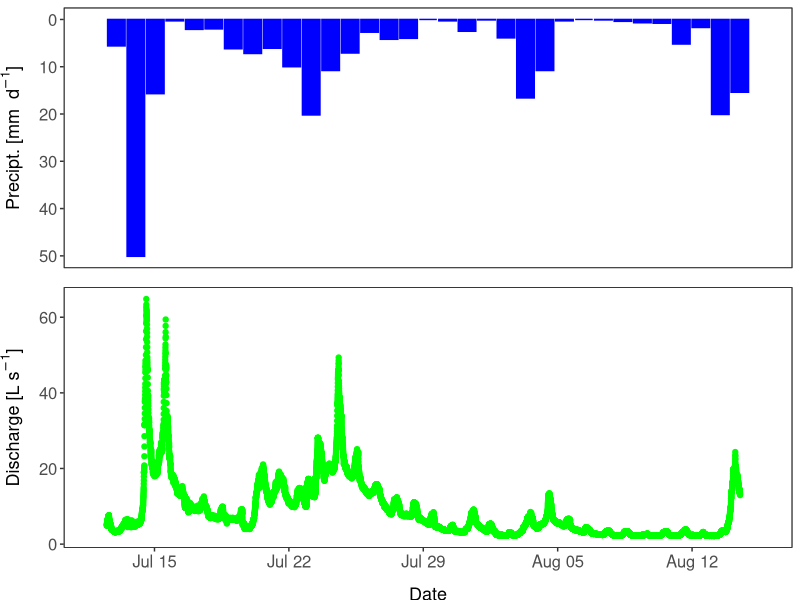
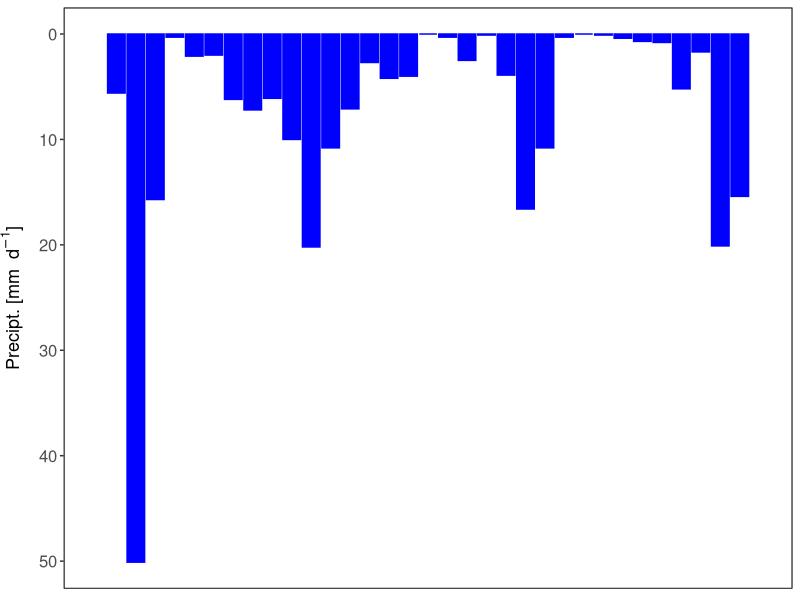
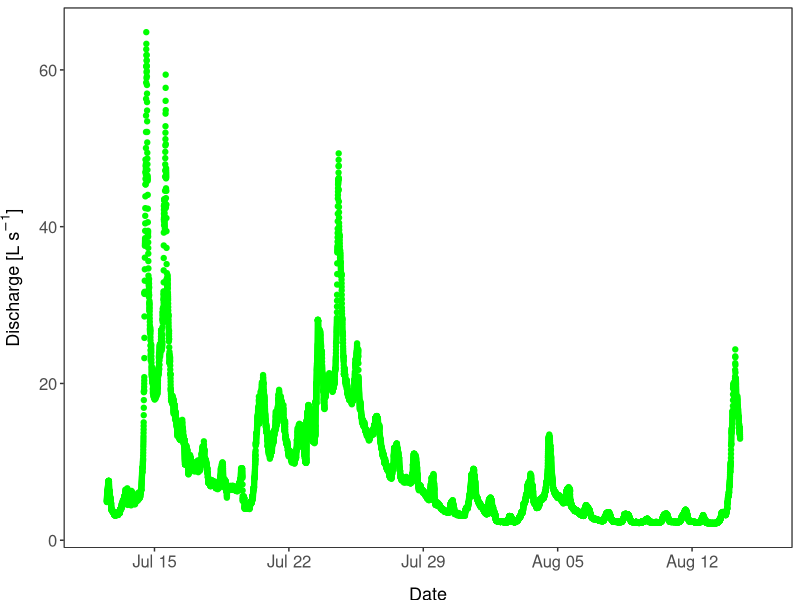

Here is the R script that generated these plots, in order:
#Whitmore_et_al_2021
#supp fig 2

library(here)
library(tidyr)
library(dplyr)
library(ggplot2)
library(ggpubr)
library(grid)


##############################
######Supporting figures######
##############################

SupportingFig <- read.csv(here::here("data/PrecipitationData.csv"))

SupportingFig$DateTime <- as.POSIXct(SupportingFig$DateTime, format="%m/%d/%Y %H:%M", tz="UTC")
# convert discharge from m3p per s to L per s
SupportingFig$stn1_Q <- SupportingFig$stn1_Q * 1000

SupportingFig <- SupportingFig %>%
  select(DateTime, ppt_mm, ppt24Tot, stn1_Q)



SupportingFig$Date <- as.Date(SupportingFig$DateTime)
SupportingFig.sum <- SupportingFig %>%
  group_by(Date) %>%
  drop_na(ppt_mm) %>%
  summarize(
    sum.ppt = sum(ppt_mm)) %>%
  drop_na(Date) %>%
  filter(Date > "2019-07-11")
SupportingFig.sum$Time <- "12:00:00"
SupportingFig.sum$DateTime <- paste(SupportingFig.sum$Date,SupportingFig.sum$Time)
SupportingFig.sum$DateTime <-  as.POSIXct(SupportingFig.sum$DateTime, format="%Y-%m-%d %H:%M:%S", tz="UTC")

SupportingFig <- SupportingFig %>%
  filter(DateTime >= "2019-07-12 12:00:00")
SupportingFig.sum <- SupportingFig.sum %>%
  filter(DateTime >= "2019-07-11 12:00:00")

SupportingFig <- full_join(SupportingFig, SupportingFig.sum, by='DateTime')

coeff <- 0.5

ppt.Fig <- ggplot(data=SupportingFig.sum, aes(x=DateTime, y=sum.ppt)) +
  geom_bar(stat="identity", color = "blue", fill="blue") +
 scale_y_continuous(trans = "reverse") +
  xlim(as.POSIXct("2019-07-12 12:00:00"), as.POSIXct("2019-08-15 12:00:00")) +
  theme_bw() +
  theme(panel.background = element_rect(fill = "white", colour = "Black")) +
  theme(
    panel.grid.major = element_blank(),
    panel.grid.minor = element_blank())  +
  ylab("Precipitation [mm]") +
  ylab(expression(paste("Precipt. [mm  ", d^-1,"]"))) +
  theme(axis.title.x = element_blank(),
        axis.text.x= element_blank(),
        axis.ticks.x = element_blank()) +
  theme(axis.title.y = element_text(size = 13, vjust=3.0),
        axis.text.y= element_text(size= 12))
  
Q.Fig <- ggplot(data=SupportingFig, 
                aes(x=DateTime, y=stn1_Q)) +
  geom_point(color="green")  +
  xlim(as.POSIXct("2019-07-12 00:00:00"), as.POSIXct("2019-08-15 12:00:00")) +
  theme_bw() +
  theme(panel.background = element_rect(fill = "white", colour = "Black")) +
  theme(
    panel.grid.major = element_blank(),
    panel.grid.minor = element_blank())  +
  ylab(expression(paste("Discharge [L ", s^-1,"]"))) +
  xlab("Date") +
  theme(axis.title.x = element_text(size = 13, vjust=-2.0),
        axis.text.x= element_text(size= 12)) +
  theme(axis.title.y = element_text(size = 13, vjust=3.0),
        axis.text.y= element_text(size= 12)) 

suppFig1 <- grid.draw(rbind(ggplotGrob(ppt.Fig), ggplotGrob(Q.Fig), size = "last"))


pdf(here::here('figs/SuppFig1_TEST.pdf'), width = 12, height = 8)
suppFig1
dev.off()

